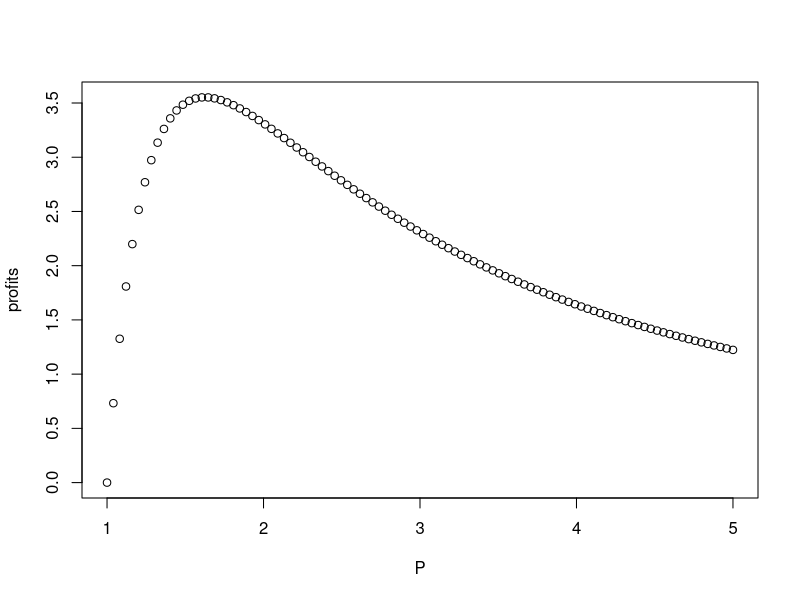
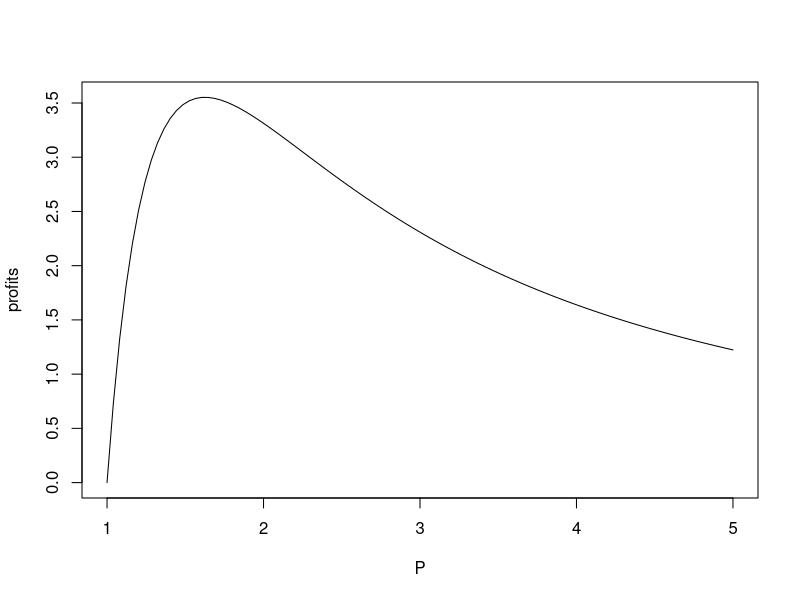
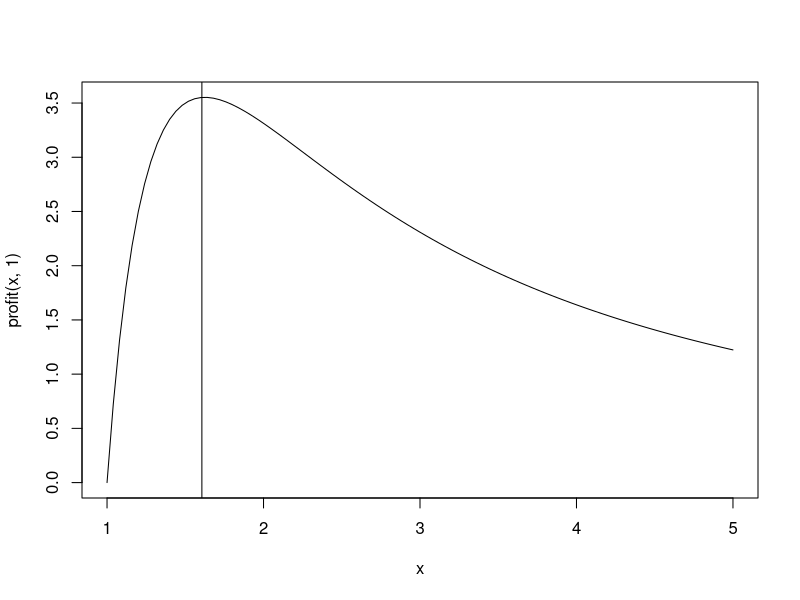

The R script that drew these images, in order:

##
# Find a profit-maximizing price
##

# Define an R function to evaluate (predicted) profit at a
# unit price P and unit cost c.


unit_cost = 1

# Here's a function to compute profits for a given price. This is not the
# correct function for your case study
profit = function(P, unit_cost) {
  exp(3) * P^(-2.6) * (P - unit_cost)
}

## Finding approximate maxima for c=1 (or "plot and point")
P = seq(1, 5, length.out=100) 
profits = profit(P, 1)

# Get the price that has the corresponding maximum profit
max_profits_price = P[which.max(profits)] 

# Three different ways to plot our curve...
plot(profits~P)
plot(profits~P, type='l')
curve(profit(x, 1), from=1, to=5)
abline(v=max_profits_price)

# If you want to learn more about optimizing functions in R:
# https://github.com/jaredsmurray/learnR/blob/master/optimize/optimize.md
# (optional)

